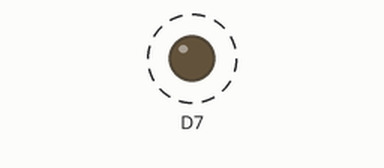
Simulated run of this sketch. Board: ESP8266 (NodeMCU). Shown: output pins drawn as LEDs (lit = HIGH). Dashed ring = blinking.

Above: at 0.35 s.
Timing chart, 0 to 3.0 s (numbered marks = the images above):
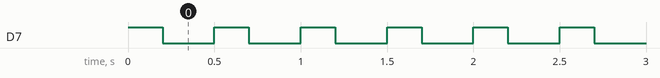

The sketch:

sketch_apr08a.ino
```cpp
void setup() {
  pinMode(D7, OUTPUT); // D7 อักษรตัวใหญ่
}
void loop() {
  digitalWrite(D7, HIGH); //LED On
  delay(200);             // หน่วงเวลารอ
  digitalWrite(D7, LOW); //LED Off
  delay(300);            // หน่วงเวลารอ
}
```

Measured:
- by itself, D7: alternates HIGH for 0.20 s and LOW for 0.30 s
